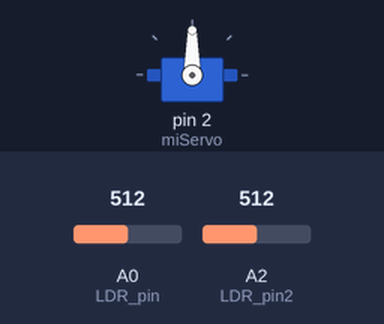
A sketch run on a simulated Arduino Uno, built with avr-gcc and run on an emulated ATmega328P. Shown: servo. Inputs (shaded band) come from the test bench; at power-on: A0 (LDR_pin) = 512, A2 (LDR_pin2) = 512. What the sketch prints to the serial monitor is not drawn.

Above: at 1.9 s.
2.0 s: A0 (LDR_pin) set to 408
3.5 s: A0 (LDR_pin) set to 391
At 5.3 s:
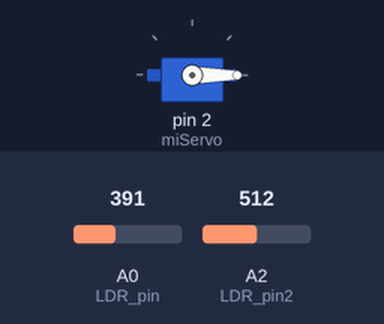
12.1 s: A0 (LDR_pin) set to 410
At 12.8 s:
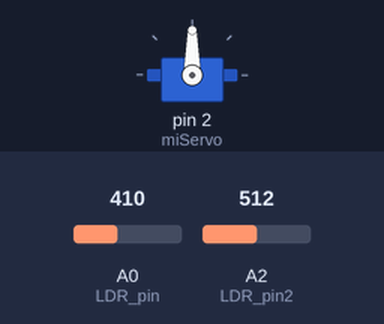
13.6 s: A0 (LDR_pin) set to 390
At 15.8 s:
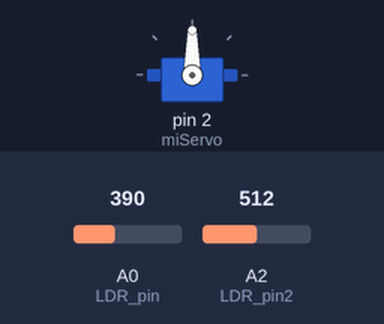
Timing chart, 0 to 18.9 s (numbered marks = the images above; inputs shaded):
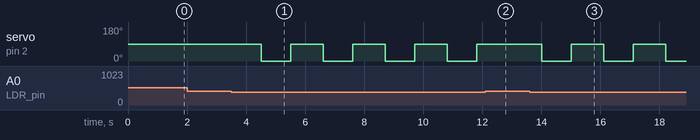

The sketch:

Arduino.ino
```cpp
#include <Servo.h>

// Pines para los sensores LDR
int LDR_pin = A0;
int LDR_pin2 = A2;

// Variables para almacenar los valores de los sensores LDR
int LDR_val = 0;
int LDR_val2 = 0;

Servo miServo; // Crea un objeto Servo para controlar el servo motor

void setup() {
  Serial.begin(115200); // Inicializa la comunicación serial para depuración
  miServo.attach(2); // Conecta el servo al pin 2
}

void loop() {
  // Lee los valores de los sensores LDR
  LDR_val = analogRead(LDR_pin);
  delay(100);
  LDR_val2 = analogRead(LDR_pin2);


  // Muestra los valores de los sensores por la consola serial
  Serial.print("LDR1 = ");
  Serial.println(LDR_val);
  Serial.print("LDR2 = ");
  Serial.println(LDR_val2);

  // Si A4 baja mientras A5 está alto, detecta la botella pequeña
  if (LDR_val < 400 && LDR_val2 >= 400) {
    Serial.println("Botella Pequeña detectada");
    Serial.write('1'); // Enciende el LED
    miServo.write(0); // Gira el servo a 0 grados
    delay(1000); // Espera 1 segundo
    miServo.write(90); // Gira el servo a 90 grados
    delay(1000); // Espera 1 segundo
      }
  // Si A4 y A5 están bajos, detecta la botella grande
  else if (LDR_val < 400 && LDR_val2 < 400) {
    Serial.println("Botella Grande detectada");
    Serial.write('2');
    miServo.write(0); // Gira el servo a 0 grados
    delay(1000); // Espera 1 segundo
    miServo.write(90); // Gira el servo a 90 grados
    delay(1000); // Espera 1 segundo
    }
  // En otros casos, no se detecta nada y no se realiza ninguna acción
  else {
    Serial.println("No se detecta nada");
    miServo.write(90); // Mantén el servo en su posición neutra
    delay(1000); // Espera 1 segundo
  }
}
```

Measured:
- the behaviour switches between 400 and 399 on A0 (LDR_pin) (found by bisection; images 0 and 1)
- after the input at 2.0 s, every drawn part: stays the same
- after the input at 3.5 s, servo on pin 2 (miServo): alternates 90° for 1.1 s and 0° for 1.0 s, starting after 1.0 s
- after the input at 12.1 s, servo on pin 2 (miServo): stays 90° (without the input it goes to 0° after 0.81 s)
- after the input at 13.6 s, servo on pin 2 (miServo): alternates 90° for 1.1 s and 0° for 1.0 s, starting after 0.41 s
